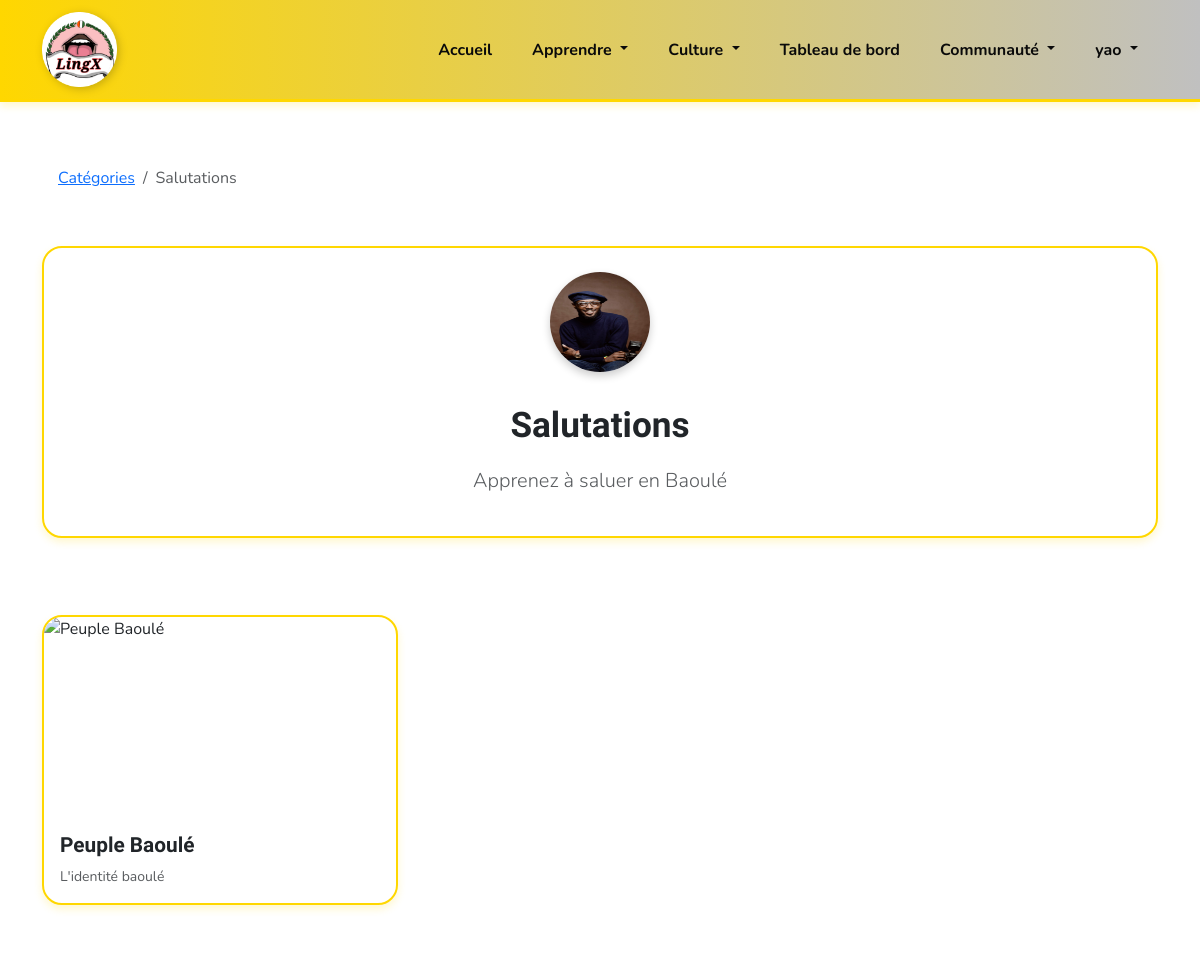
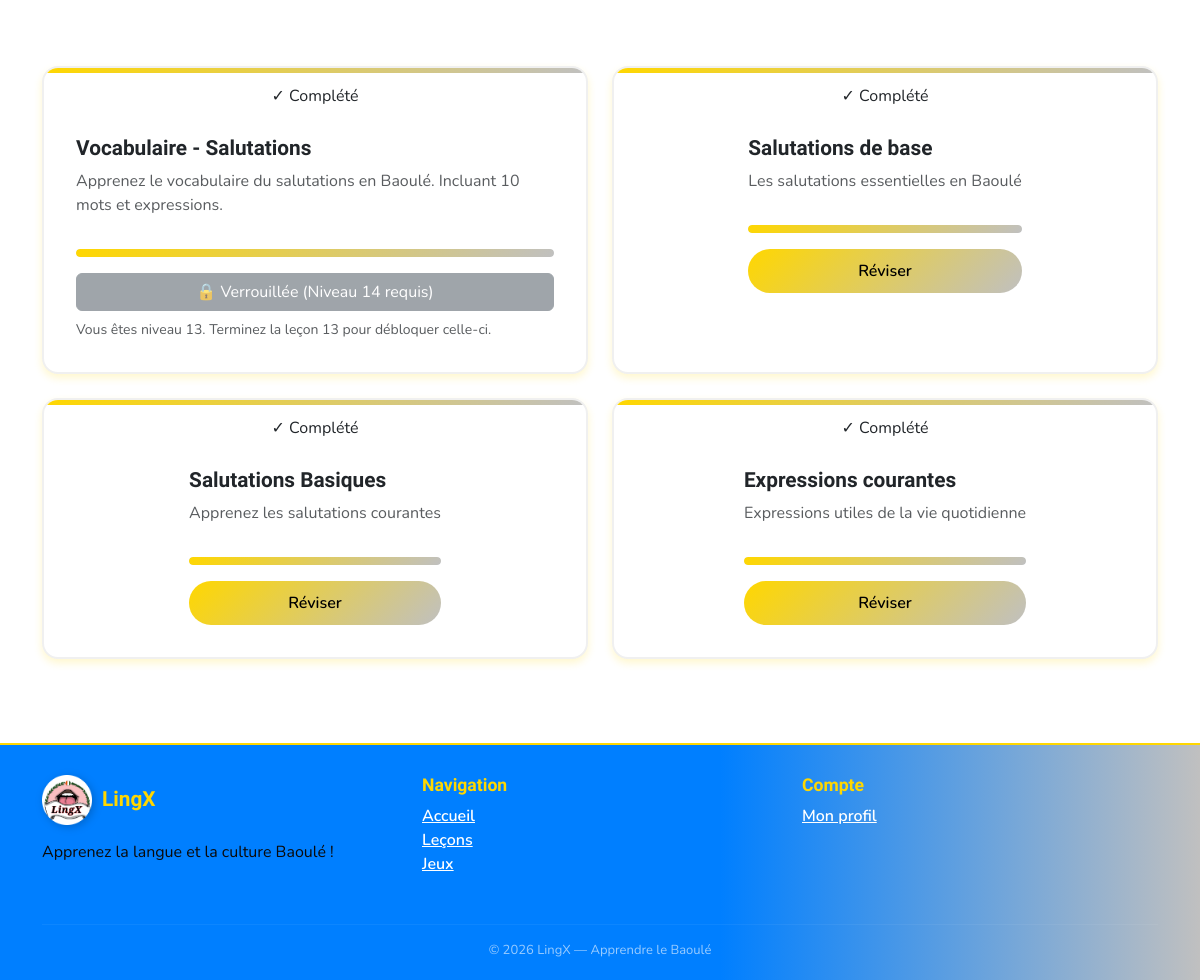
Screenshot of /category/17/ (signed in) with the database file from the repository (2 pictures, top to bottom).
### lingx/models.py (models this page shows, shortened)
class Category(models.Model):
    name = models.CharField(max_length=100)
    description = models.TextField()
    icon = models.CharField(max_length=50, default='📚')
    order = models.IntegerField(default=0)
    created_at = models.DateTimeField(auto_now_add=True)
    class Meta:
        verbose_name_plural = "Categories"
        ordering = ['order']

class Lesson(models.Model):
    DIFFICULTY_CHOICES = [
        ('debutant', 'Débutant'),
        ('intermediaire', 'Intermédiaire'),
        ('avance', 'Avancé'),
    ]
    category = models.ForeignKey(Category, on_delete=models.CASCADE, related_name='lessons')
    title = models.CharField(max_length=200)
    description = models.TextField()
    content = models.TextField()
    difficulty = models.CharField(max_length=20, choices=DIFFICULTY_CHOICES, default='debutant')
    order = models.IntegerField(default=0)
    number = models.IntegerField(default=0, help_text="Numéro de la leçon (1-22) pour déblocage par niveau")
    points = models.IntegerField(default=10)
    is_premium = models.BooleanField(default=False)
    created_at = models.DateTimeField(auto_now_add=True)
    updated_at = models.DateTimeField(auto_now=True)
    class Meta:
        ordering = ['category', 'order']

### lingx/views.py (the view)
# urls.py: path('category/<int:category_id>/', views.category_detail, name='category_detail'),
@login_required
def category_detail(request, category_id):
    category = get_object_or_404(Category, id=category_id)
    lessons = category.lessons.all().order_by('order')
    user_level = int(request.user.profile.level) if hasattr(request.user, 'profile') else 1
    for lesson in lessons:
        progress = LessonProgress.objects.filter(user=request.user, lesson=lesson).first()
        lesson.is_completed = progress.is_completed if progress else False
        lesson.user_score = progress.score if progress else 0
        try:
            lesson.is_locked = not is_lesson_unlocked_for_user(request.user, lesson)
            lesson.required_level = lesson.number
            lesson.next_unlock_level = lesson.number + 1 if lesson.is_locked else None
        except Exception:
            lesson.is_locked = False
            lesson.required_level = lesson.number
            lesson.next_unlock_level = None
    context = {
        'category': category,
        'lessons': lessons,
        'user_level': user_level,
    }
    return render(request, 'category_detail.html', context)

### templates/category_detail.html (shortened to what this page needs)
{% extends 'base.html' %}
{% load static %}
{% load category_filters %}
{% block content %}
<div class="container my-5">
  <div class="row mb-4">
    <div class="col-12">
      <nav aria-label="breadcrumb">
        <ol class="breadcrumb bg-white p-3 rounded">
          <li class="breadcrumb-item">
            <a href="{% url 'categories' %}">Catégories</a>
          </li>
          <li class="breadcrumb-item active">{{ category.name }}</li>
        </ol>
      </nav>
    </div>
  </div>
  <div class="row mb-4">
    <div class="col-12">
      <div class="card">
        <div class="card-body text-center py-4">
          <img
            src="{% static 'images/categories/' %}{{ category.name|category_image }}.jpg"
            style="
              width: 100px;
              height: 100px;
              border-radius: 50%;
              margin: 0 auto 1rem;
              box-shadow: 0 4px 8px rgba(0, 0, 0, 0.2);
            "
            alt="{{ category.name }}"
          />
          <h2 class="mt-3">{{ category.name }}</h2>
          <p class="lead text-muted">{{ category.description }}</p>
        </div>
      </div>
    </div>
  </div>
  <div class="row mb-5">
    <div class="col-12">
      <h4 class="text-white mb-4">Perspectives Culturelles</h4>
    </div>
    {% if category.id == 1 %}
    <div class="col-md-4 mb-4">
      <div class="card h-100 overflow-hidden">
        <img
          src="{% static 'images/baoule/Pagne_Baoule-780x500.png' %}"
          class="card-img-top"
          alt="Pagne Baoulé"
          style="height: 200px; object-fit: cover"
        />
        <div class="card-body">
          <h5 class="card-title">Les Pagnes Baoulé</h5>
          <p class="card-text small text-muted">
            Tissus traditionnels porteurs de sens
          </p>
        </div>
      </div>
    </div>
    <div class="col-md-4 mb-4">
      <div class="card h-100 overflow-hidden">
        <img
          src="{% static 'images/baoule/compter-en-Baoulé-780x500.png' %}"
          class="card-img-top"
          alt="Compter en Baoulé"
          style="height: 200px; object-fit: cover"
        />
        <div class="card-body">
          <h5 class="card-title">Compter en Baoulé</h5>
          <p class="card-text small text-muted">Les nombres et la culture</p>
        </div>
      </div>
    </div>
    <div class="col-md-4 mb-4">
      <div class="card h-100 overflow-hidden">
        <img
          src="{% static 'images/baoule/courtoisise_us_coutumes_baoule-780x500.png' %}"
          class="card-img-top"
          alt="Courtoisie Baoulé"
          style="height: 200px; object-fit: cover"
        />
        <div class="card-body">
          <h5 class="card-title">Courtoisie & Coutumes</h5>
          <p class="card-text small text-muted">Traditions et respect</p>
        </div>
      </div>
    </div>
    {% else %}
    <div class="col-md-4 mb-4">
      <div class="card h-100 overflow-hidden">
        <img
          src="{% static 'images/baoule/baoules-780x500.png' %}"
          class="card-img-top"
          alt="Peuple Baoulé"
          style="height: 200px; object-fit: cover"
        />
        <div class="card-body">
          <h5 class="card-title">Peuple Baoulé</h5>
          <p class="card-text small text-muted">L'identité baoulé</p>
        </div>
      </div>
    </div>
    {% endif %}
  </div>
  <div class="row">
    <div class="col-12 mb-3">
      <h4 class="text-white">Leçons disponibles</h4>
    </div>
    {% for lesson in lessons %}
    <div class="col-md-6 mb-4">
      <div class="card lesson-card h-100">
        {% if lesson.is_completed %}
        <span class="completed-badge"> ✓ Complété </span>
        {% endif %}
        <div class="card-body">
          <h5 class="card-title">{{ lesson.title }}</h5>
          <p class="card-text text-muted">
            {{ lesson.description|truncatewords:20 }}
          </p>
          {% if lesson.is_completed %}
          <div class="mb-3">
            <div class="progress" style="height: 8px">
              <div class="progress-bar bg-success" style="width: 100%"></div>
            </div>
          </div>
          {% endif %}
          <div class="d-grid">
            {% if lesson.is_locked %}
            <button class="btn btn-secondary" disabled title="Niveau requis: {{ lesson.required_level }}">
              🔒 Verrouillée (Niveau {{ lesson.required_level }} requis)
            </button>
            <small class="text-muted mt-2">
              Vous êtes niveau {{ user_level }}. Terminez la leçon {{ lesson.required_level|add:"-1" }} pour débloquer celle-ci.
            </small>
            {% else %}
            <a
              href="{% url 'lesson_detail' lesson.id %}"
              class="btn btn-primary"
            >
              {% if lesson.is_completed %}Réviser{% else %}Commencer{% endif %}
            </a>
            {% endif %}
          </div>
        </div>
      </div>
    </div>
    {% endfor %}
  </div>
</div>
{% endblock %}

### templates/base.html (shortened to what this page needs)
{% load static %}
<!doctype html>
<html lang="fr">
  <head>
    <link
      href="https://cdn.jsdelivr.net/npm/bootstrap@5.3.0/dist/css/bootstrap.min.css"
      rel="stylesheet"
    />
    <link rel="stylesheet" href="{% static 'css/esatic-theme.css' %}" />
    <link rel="stylesheet" href="{% static 'css/duolingo-baoule.css' %}" />
  </head>
  <body>
    <nav class="navbar navbar-expand-lg sticky-top">
      <div class="container">
        <a
          class="navbar-brand"
          href="{% url 'home' %}"
          style="display: flex; align-items: center; padding: 0"
        >
          <img
            src="{% static 'images/lingx_circular.png' %}"
            alt="LingX Logo"
            style="
              width: 75px;
              height: 75px;
              object-fit: contain;
              filter: drop-shadow(2px 2px 4px rgba(0, 0, 0, 0.2));
            "
          />
        </a>
        <div class="collapse navbar-collapse" id="navbarNav">
          <ul class="navbar-nav ms-auto">
            {% if user.is_authenticated %}
            <li class="nav-item">
              <a class="nav-link" href="{% url 'home' %}"> Accueil</a>
            </li>
            {% endif %}
            <li class="nav-item dropdown">
              <a
                class="nav-link dropdown-toggle"
                href="#"
                role="button"
                data-bs-toggle="dropdown"
              >
                Apprendre
              </a>
            </li>
            <li class="nav-item dropdown">
              <a
                class="nav-link dropdown-toggle"
                href="#"
                role="button"
                data-bs-toggle="dropdown"
              >
                Culture
              </a>
            </li>
            {% if user.is_authenticated %}
            <li class="nav-item">
              <a class="nav-link" href="{% url 'dashboard' %}">
                Tableau de bord</a
              >
            </li>
            <li class="nav-item dropdown">
              <a
                class="nav-link dropdown-toggle"
                href="#"
                role="button"
                data-bs-toggle="dropdown"
              >
                Communauté
              </a>
            </li>
            <li class="nav-item dropdown">
              <a
                class="nav-link dropdown-toggle"
                href="#"
                role="button"
                data-bs-toggle="dropdown"
              >
                {{ user.username }}
              </a>
            </li>
            {% endif %}
          </ul>
        </div>
      </div>
    </nav>
    <main>{% block content %}{% endblock %}</main>
    <footer style="margin-top: 60px; padding: 30px 0 20px">
      <div class="container">
        <div class="row">
          <div class="col-md-4 mb-3">
            <div style="display: flex; align-items: center; gap: 10px; margin-bottom: 15px;">
              <img
                src="{% static 'images/lingx_circular.png' %}"
                alt="LingX Logo"
                style="
                  width: 50px;
                  height: 50px;
                  object-fit: contain;
                  filter: drop-shadow(2px 2px 4px rgba(0, 0, 0, 0.2));
                "
              />
              <h5
                style="
                  color: var(--or);
                  font-family: &quot;Baloo 2&quot;, cursive;
                  font-weight: 800;
                  margin: 0;
                "
              >
                LingX
              </h5>
            </div>
            <p>Apprenez la langue et la culture Baoulé !</p>
          </div>
          <div class="col-md-4 mb-3">
            <h6 style="color: var(--or)">Navigation</h6>
            <ul class="list-unstyled">
              <li>
                <a href="{% url 'home' %}" style="color: #fff"> Accueil</a>
              </li>
              {% if user.is_authenticated %}
              <li>
                <a href="{% url 'categories' %}" style="color: #fff"> Leçons</a>
              </li>
              <li>
                <a href="{% url 'games' %}" style="color: #fff"> Jeux</a>
              </li>
              {% endif %}
            </ul>
          </div>
          <div class="col-md-4 mb-3">
            <h6 style="color: var(--or)">Compte</h6>
            <ul class="list-unstyled">
              {% if user.is_authenticated %}
              <li>
                <a href="{% url 'profile' %}" style="color: #fff">Mon profil</a>
              </li>
              {% else %}
              <li>
                <a href="{% url 'login' %}" style="color: #fff"> Connexion</a>
              </li>
              {% endif %}
            </ul>
          </div>
        </div>
        <hr style="border-color: rgba(255, 255, 255, 0.2)" />
        <p
          class="text-center mb-0"
          style="color: rgba(255, 255, 255, 0.6); font-size: 13px"
        >
          © 2026 LingX — Apprendre le Baoulé
        </p>
      </div>
    </footer>
  </body>
</html>

### rows the page displays
Category: name "Salutations", description "Apprenez à saluer en Baoulé"
Lesson: shows "✓ Complété", title "Vocabulaire - Salutations", description "Apprenez le vocabulaire du salutations en Baoulé. Incluant 10 mots et expressions.", required_level "14", user_level "13", required_level|add "13"
Lesson: shows "✓ Complété", title "Salutations de base", description "Les salutations essentielles en Baoulé", shows "Réviser"
Lesson: shows "✓ Complété", title "Salutations Basiques", description "Apprenez les salutations courantes", shows "Réviser"
Lesson: shows "✓ Complété", title "Expressions courantes", description "Expressions utiles de la vie quotidienne", shows "Réviser"

### other values shown
{{ user.username }} "yao"
